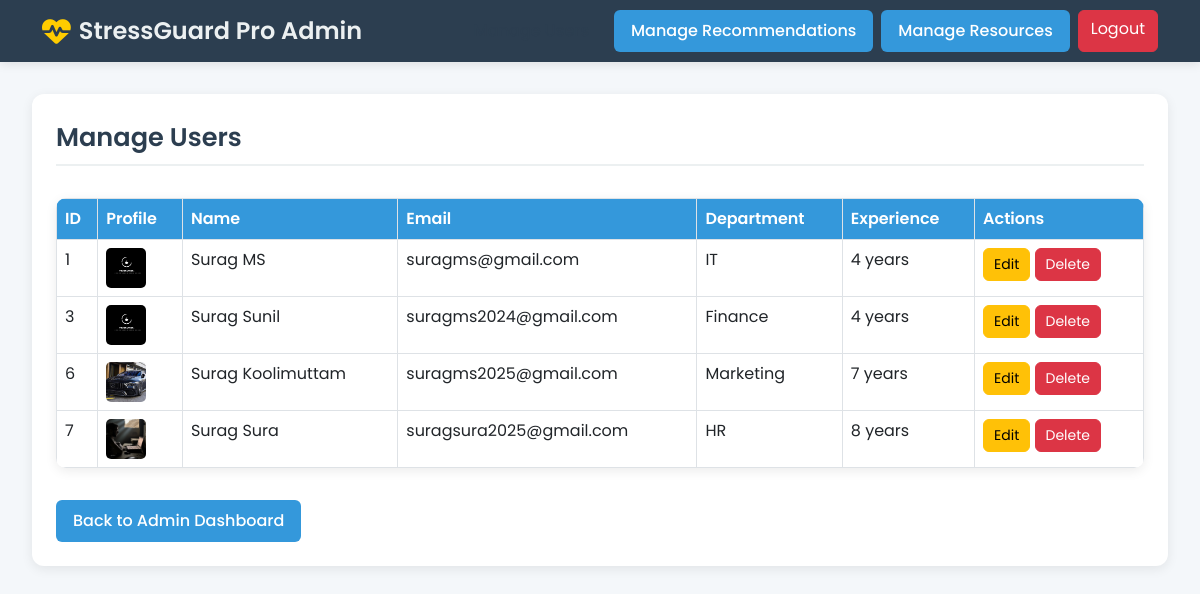
The app's page /admin-manage-users/ (signed in) with its own data.
### app/models.py (models this page shows, shortened)
class UsersRegister(models.Model):
    first_name = models.CharField(max_length=100, null=True, help_text="User's first name")
    last_name = models.CharField(max_length=100, null=True, help_text="User's last name")
    email_id = models.EmailField(unique=True, null=True, blank=True, help_text="User's email address")
    password = models.CharField(max_length=100, null=True, blank=True, help_text="User's password")
    confirm_password = models.CharField(max_length=100, null=True, blank=True, help_text="Confirm user's password")
    image = models.ImageField(upload_to='media', null=True, blank=True, help_text="Profile picture of the user")
    department = models.CharField(max_length=100, null=True, blank=True, help_text="Department of the user (e.g., IT, HR, etc.)")
    years_of_experience = models.PositiveIntegerField(null=True, blank=True, help_text="Years of experience in the work role")
    work_role = models.CharField(max_length=100, null=True, blank=True, help_text="Work role or job title (e.g., Software Engineer, Manager)")

### app/views.py (the view)
# urls.py: path('admin-manage-users/', views.admin_manage_users, name='admin_manage_users'),
def admin_manage_users(request):
    users = UsersRegister.objects.all()
    return render(request, "admin_manage_users.html", {"users": users})

### app/templates/admin_manage_users.html (shortened to what this page needs)
<!DOCTYPE html>
<html lang="en">
<head>
    <link href="https://cdn.jsdelivr.net/npm/bootstrap@5.3.0/dist/css/bootstrap.min.css" rel="stylesheet">
    <link rel="stylesheet" href="https://cdnjs.cloudflare.com/ajax/libs/font-awesome/6.4.2/css/all.min.css">
</head>
<body>
{% if not request.session.email %}
    <div class="login-alert">
        <h4>Access Denied</h4>
        <p>You must be logged in as an admin to view this page. Please <a href="{% url 'admin_login' %}">log in</a>.</p>
    </div>
{% else %}
<nav class="navbar navbar-expand-lg">
    <div class="container">
        <a class="navbar-brand" href="#">
            <i class="fas fa-heartbeat"></i> StressGuard Pro Admin
        </a>
        <div class="collapse navbar-collapse justify-content-end" id="navbarNav">
            <div class="navbar-nav">
                <a href="{% url 'admin_manage_users' %}" class="btn btn-custom me-2 active">Manage Users</a>
                <a href="{% url 'admin_manage_recommendations' %}" class="btn btn-custom me-2">Manage Recommendations</a>
                <a href="{% url 'admin_manage_resources' %}" class="btn btn-custom me-2">Manage Resources</a>
                <a href="{% url 'admin_logout' %}" class="btn btn-danger">Logout</a>
            </div>
        </div>
    </div>
</nav>
<div class="dashboard-container">
    <div class="card p-4">
        <div class="section-title">Manage Users</div>
        <table class="table table-bordered mt-3">
            <thead>
                <tr>
                    <th>ID</th>
                    <th>Profile</th>
                    <th>Name</th>
                    <th>Email</th>
                    <th>Department</th>
                    <th>Experience</th>
                    <th>Actions</th>
                </tr>
            </thead>
            <tbody>
                {% for user in users %}
                <tr>
                    <td>{{ user.id }}</td>
                    <td>
                        {% if user.image %}
                            <img src="{{ user.image.url }}" alt="Profile Picture" class="profile-pic">
                        {% else %}
                            <img src="https://via.placeholder.com/40" alt="No Image" class="profile-pic">
                        {% endif %}
                    </td>
                    <td>{{ user.first_name }} {{ user.last_name }}</td>
                    <td>{{ user.email_id }}</td>
                    <td>{{ user.department|default:"Not specified" }}</td>
                    <td>{{ user.years_of_experience|default:"Not specified" }} {% if user.years_of_experience %}years{% endif %}</td>
                    <td>
                        <a href="{% url 'edit_user' user.id %}" class="btn btn-warning btn-action">Edit</a>
                        <a href="{% url 'delete_user' user.id %}" class="btn btn-danger btn-action" onclick="return confirm('Are you sure you want to delete this user?');">Delete</a>
                    </td>
                </tr>
                {% empty %}
                <tr>
                    <td colspan="7" class="text-center">No users found.</td>
                </tr>
                {% endfor %}
            </tbody>
        </table>
        <div class="mt-3">
            <a href="{% url 'admin_dashboard' %}" class="btn btn-custom">Back to Admin Dashboard</a>
        </div>
    </div>
</div>
{% endif %}
</body>
</html>

### app/templates/admin_manage_users.html (style rules this page uses)
body { background: #f4f7fa; font-family: 'Poppins', sans-serif; color: #2c3e50; margin: 0; }
.navbar { background: #2c3e50; box-shadow: 0 2px 10px rgba(0, 0, 0, 0.1); }
.navbar-brand { color: #ecf0f1; font-weight: 600; font-size: 1.5rem; display: flex; align-items: center; }
.navbar-brand i { margin-right: 0.5rem; color: #ffcc00; font-size: 1.8rem; }
.dashboard-container { padding: 2rem; max-width: 1400px; margin: 0 auto; }
.card { border: none; border-radius: 12px; box-shadow: 0 3px 12px rgba(0, 0, 0, 0.08); background: #fff; }
.btn-custom { background: #3498db; color: #fff; border-radius: 6px; padding: 0.5rem 1rem; font-weight: 500; }
.table { background: #fff; border-radius: 10px; overflow: hidden; box-shadow: 0 3px 12px rgba(0, 0, 0, 0.08); }
.table th { background: #3498db; color: #fff; font-weight: 600; }
.section-title { font-size: 1.6rem; font-weight: 600; color: #2c3e50; margin-bottom: 1rem; padding-bottom: 0.5rem; border-bottom: 2px solid #ecf0f1; }
.btn-action { font-size: 14px; padding: 5px 10px; }
.profile-pic { width: 40px; height: 40px; border-radius: 5px; object-fit: cover; }

### records on screen
UsersRegister: id "1", image (picture), first_name "Surag", last_name "MS", email_id "suragms@gmail.com", department "IT", years_of_experience "4"
UsersRegister: id "3", image (picture), first_name "Surag", last_name "Sunil", email_id "suragms2024@gmail.com", department "Finance", years_of_experience "4"
UsersRegister: id "6", image (picture), first_name "Surag", last_name "Koolimuttam", email_id "suragms2025@gmail.com", department "Marketing", years_of_experience "7"
UsersRegister: id "7", image (picture), first_name "Surag", last_name "Sura", email_id "suragsura2025@gmail.com", department "HR", years_of_experience "8"
